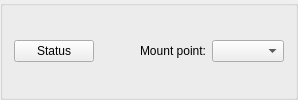
         <widget class="QGroupBox" name="groupBox_deviceSelection">
          <property name="sizePolicy">
           <sizepolicy hsizetype="Preferred" vsizetype="Minimum">
            <horstretch>0</horstretch>
            <verstretch>0</verstretch>
           </sizepolicy>
          </property>
          <property name="title">
           <string/>
          </property>
          <layout class="QGridLayout" name="gridLayout">
           <item row="0" column="0">
            <layout class="QHBoxLayout" name="horizontalLayout">
             <item>
              <widget class="QPushButton" name="btn_Status">
               <property name="text">
                <string>Status</string>
               </property>
              </widget>
             </item>
             <item>
              <spacer name="horizontalSpacer_7">
               <property name="orientation">
                <enum>Qt::Orientation::Horizontal</enum>
               </property>
               <property name="sizeHint" stdset="0">
                <size>
                 <width>40</width>
                 <height>20</height>
                </size>
               </property>
              </spacer>
             </item>
             <item>
              <widget class="QLabel" name="label_btrfsMount">
               <property name="text">
                <string>Mount point:</string>
               </property>
              </widget>
             </item>
             <item>
              <widget class="QComboBox" name="comboBoxMount">
               <property name="editable">
                <bool>false</bool>
               </property>
               <property name="currentText">
                <string/>
               </property>
               <property name="sizeAdjustPolicy">
                <enum>QComboBox::SizeAdjustPolicy::AdjustToContents</enum>
               </property>
               <property name="placeholderText">
                <string/>
               </property>
              </widget>
             </item>
            </layout>
           </item>
          </layout>
         </widget>
